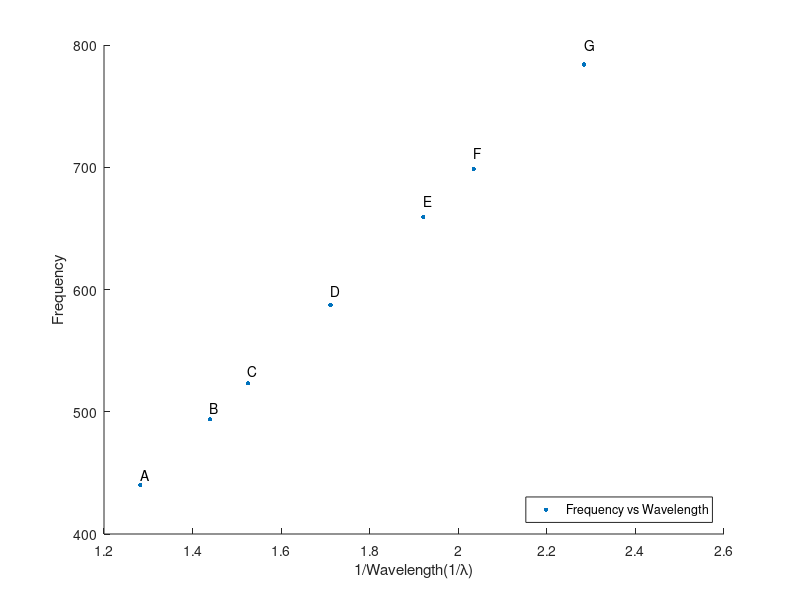

This figure's MATLAB source:
Pitch = ['A';'B';'C';'D';'E';'F';'G'];
frequency = [440.0, 493.9, 523.2, 587.3, 659.3, 698.5, 784.0];

wavelength = [0.7800, 0.6949, 0.6559, 0.5843, 0.5206, 0.4914, 0.4378];

reciprocal = []
for i=1:length(wavelength)
    reciprocal =[reciprocal, 1/wavelength(i)]
  end

  plot(reciprocal,frequency);
  scatter(reciprocal, frequency, 10, 'filled');
  text(reciprocal, frequency * 1.02, Pitch);
  xlabel('1/Wavelength(1/\lambda)');
  ylabel('Frequency');
  legend({'Frequency vs Wavelength'},'Location','southeast')

 